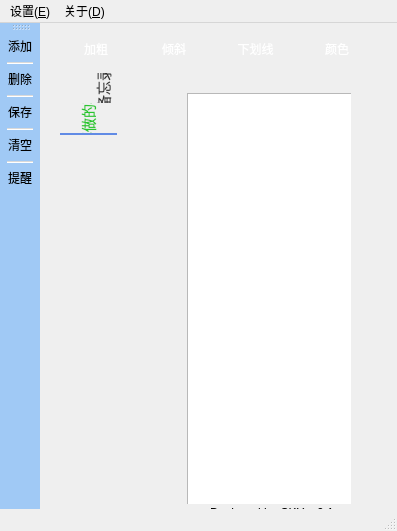
<?xml version="1.0" encoding="UTF-8"?>
<ui version="4.0">
 <class>Mybasewindow</class>
 <widget class="QMainWindow" name="Mybasewindow">
  <property name="geometry">
   <rect>
    <x>0</x>
    <y>0</y>
    <width>397</width>
    <height>531</height>
   </rect>
  </property>
  <property name="sizePolicy">
   <sizepolicy hsizetype="Preferred" vsizetype="Maximum">
    <horstretch>0</horstretch>
    <verstretch>0</verstretch>
   </sizepolicy>
  </property>
  <property name="minimumSize">
   <size>
    <width>397</width>
    <height>531</height>
   </size>
  </property>
  <property name="maximumSize">
   <size>
    <width>397</width>
    <height>531</height>
   </size>
  </property>
  <property name="windowTitle">
   <string>CKY_Reminder_Note</string>
  </property>
  <property name="layoutDirection">
   <enum>Qt::LeftToRight</enum>
  </property>
  <property name="styleSheet">
   <string notr="true">QTabBar::tab{height:120}
QTabBar::tab{width:40}
QToolBar {
    background:rgba(37, 142, 255, 100);
    border: none;
    padding: 1px;
}

 </string>
  </property>
  <widget class="QWidget" name="centralWidget">
   <property name="contextMenuPolicy">
    <enum>Qt::NoContextMenu</enum>
   </property>
   <property name="layoutDirection">
    <enum>Qt::LeftToRight</enum>
   </property>
   <property name="autoFillBackground">
    <bool>false</bool>
   </property>
   <property name="styleSheet">
    <string notr="true">QToolButton{  
   min-width:35px;  
   min-height:32px;  
}  
QToolButton{  
color:rgb(255, 255, 255);  
min-height:20;  
border-style:solid;  
border-top-left-radius:2px;  
border-top-right-radius:2px;  
background: qlineargradient(x1: 0, y1: 0, x2: 0, y2: 1, stop:0 rgb(226,236,241),   
                            stop: 0.3 rgb(160,160,160),  
                              stop: 1 rgb(140,140,140));  
border:1px;  
border-radius:5px;padding:2px 4px;/*border-radius控制圆角大小*/  
}  
QToolButton:hover{  /*鼠标放上后*/  
color:rgb(255, 255, 255);  
min-height:20;  
border-style:solid;  
border-top-left-radius:2px;  
border-top-right-radius:2px;  
background: qlineargradient(x1: 0, y1: 0, x2: 0, y2: 1, stop:0 rgb(226,236,241),   
                            stop: 0.3 rgb(160,160,160),  
                              stop: 1 rgb(120,120,120));  
border:1px;  
border-radius:5px;padding:2px 4px;  
}  
QToolButton:pressed{ /*按下按钮后*/  
color:rgb(255, 255, 255);  
min-height:20;  
border-style:solid;  
border-top-left-radius:2px;  
border-top-right-radius:2px;  
background: qlineargradient(x1: 0, y1: 0, x2: 0, y2: 1, stop:0 rgb(226,236,241),   
                            stop: 0.3 rgb(190,190,190),  
                              stop: 1 rgb(160,160,160));  
border:1px;  
border-radius:5px;padding:2px 4px;  
}  
QToolButton:checked{    /*选中后*/  
color:rgb(255, 255, 255);  
min-height:20;  
border-style:solid;  
border-top-left-radius:2px;  
border-top-right-radius:2px;  
background: qlineargradient(x1: 0, y1: 0, x2: 0, y2: 1, stop:0 rgb(226,236,241),   
                            stop: 0.3 rgb(190,190,190),  
                              stop: 1 rgb(160,160,160));  
border:1px;  
border-radius:5px;padding:2px 4px;  
}  </string>
   </property>
   <widget class="QTabWidget" name="tabWidget">
    <property name="geometry">
     <rect>
      <x>20</x>
      <y>50</y>
      <width>291</width>
      <height>431</height>
     </rect>
    </property>
    <property name="layoutDirection">
     <enum>Qt::LeftToRight</enum>
    </property>
    <property name="styleSheet">
     <string notr="true">
QTabWidget::pane /* The tab widget frame */  
{
	top:20px;
	border:none;
 
}
 
QTabBar::tab:first		/*第一个页面上面的标签tab*/
{
	color:#333333;
	background:transparent;
	
	font-family:&quot;微软雅黑&quot;;
	font-size:14px;
	
	padding-left:-9px;
	padding-right:-9px;
	width:105px;
	height:30px;
	margin-left:0px;
	margin-right:40px;
}
 
QTabBar::tab:last		/*最后一个页面上面的标签tab*/
{
	color:#333333;
	background:transparent;
	
	font-family:&quot;微软雅黑&quot;;
	font-size:14px;
	
	padding-left:-9px;
	padding-right:-9px;
	width:75px;
	height:30px;
	margin-left:0px;
	margin-right:40px;
}
 
QTabBar::tab:selected, QTabBar::tab:hover
{
	color:rgb(40, 199, 46);
	background:transparent;
	
	font-family:&quot;微软雅黑&quot;;
	font-size:14px;
	
	border-bottom:2px solid #618BE5;
}
 



</string>
    </property>
    <property name="tabPosition">
     <enum>QTabWidget::West</enum>
    </property>
    <property name="currentIndex">
     <number>1</number>
    </property>
    <widget class="QWidget" name="tab">
     <attribute name="title">
      <string>备忘录</string>
     </attribute>
     <widget class="QTextEdit" name="textEdit_2">
      <property name="geometry">
       <rect>
        <x>0</x>
        <y>0</y>
        <width>247</width>
        <height>431</height>
       </rect>
      </property>
     </widget>
    </widget>
    <widget class="QWidget" name="tab_2">
     <attribute name="title">
      <string>要做的事</string>
     </attribute>
     <widget class="QTextEdit" name="textEdit">
      <property name="geometry">
       <rect>
        <x>0</x>
        <y>0</y>
        <width>247</width>
        <height>431</height>
       </rect>
      </property>
      <property name="html">
       <string>&lt;!DOCTYPE HTML PUBLIC &quot;-//W3C//DTD HTML 4.0//EN&quot; &quot;http://www.w3.org/TR/REC-html40/strict.dtd&quot;&gt;
&lt;html&gt;&lt;head&gt;&lt;meta name=&quot;qrichtext&quot; content=&quot;1&quot; /&gt;&lt;style type=&quot;text/css&quot;&gt;
p, li { white-space: pre-wrap; }
&lt;/style&gt;&lt;/head&gt;&lt;body style=&quot; font-family:'SimSun'; font-size:9pt; font-weight:400; font-style:normal;&quot;&gt;
&lt;p style=&quot;-qt-paragraph-type:empty; margin-top:0px; margin-bottom:0px; margin-left:0px; margin-right:0px; -qt-block-indent:0; text-indent:0px;&quot;&gt;&lt;br /&gt;&lt;/p&gt;&lt;/body&gt;&lt;/html&gt;</string>
      </property>
     </widget>
    </widget>
   </widget>
   <widget class="QLabel" name="label">
    <property name="geometry">
     <rect>
      <x>170</x>
      <y>474</y>
      <width>171</width>
      <height>31</height>
     </rect>
    </property>
    <property name="text">
     <string>Designed by CKY  v0.1</string>
    </property>
   </widget>
   <widget class="QWidget" name="horizontalLayoutWidget">
    <property name="geometry">
     <rect>
      <x>-10</x>
      <y>0</y>
      <width>375</width>
      <height>51</height>
     </rect>
    </property>
    <layout class="QHBoxLayout" name="horizontalLayout_2">
     <property name="spacing">
      <number>0</number>
     </property>
     <item>
      <widget class="QToolButton" name="toolButton_4">
       <property name="text">
        <string>加粗</string>
       </property>
       <property name="icon">
        <iconset resource="../myresource_file.qrc">
         <normaloff>:/jiacu</normaloff>:/jiacu</iconset>
       </property>
       <property name="toolButtonStyle">
        <enum>Qt::ToolButtonTextUnderIcon</enum>
       </property>
      </widget>
     </item>
     <item>
      <widget class="QToolButton" name="toolButton_3">
       <property name="text">
        <string>倾斜</string>
       </property>
       <property name="icon">
        <iconset resource="../myresource_file.qrc">
         <normaloff>:/qingxie</normaloff>:/qingxie</iconset>
       </property>
       <property name="toolButtonStyle">
        <enum>Qt::ToolButtonTextUnderIcon</enum>
       </property>
      </widget>
     </item>
     <item>
      <widget class="QToolButton" name="toolButton_2">
       <property name="text">
        <string>下划线</string>
       </property>
       <property name="icon">
        <iconset resource="../myresource_file.qrc">
         <normaloff>:/xiahua</normaloff>:/xiahua</iconset>
       </property>
       <property name="toolButtonStyle">
        <enum>Qt::ToolButtonTextUnderIcon</enum>
       </property>
      </widget>
     </item>
     <item>
      <widget class="QToolButton" name="toolButton">
       <property name="text">
        <string>颜色</string>
       </property>
       <property name="icon">
        <iconset resource="../myresource_file.qrc">
         <normaloff>:/color</normaloff>:/color</iconset>
       </property>
       <property name="toolButtonStyle">
        <enum>Qt::ToolButtonTextUnderIcon</enum>
       </property>
      </widget>
     </item>
    </layout>
   </widget>
   <widget class="QLabel" name="label_2">
    <property name="geometry">
     <rect>
      <x>-50</x>
      <y>-10</y>
      <width>411</width>
      <height>521</height>
     </rect>
    </property>
    <property name="text">
     <string/>
    </property>
    <property name="pixmap">
     <pixmap resource="../myresource_file.qrc">:/myback</pixmap>
    </property>
   </widget>
   <zorder>label_2</zorder>
   <zorder>tabWidget</zorder>
   <zorder>label</zorder>
   <zorder>horizontalLayoutWidget</zorder>
  </widget>
  <widget class="QMenuBar" name="menuBar">
   <property name="geometry">
    <rect>
     <x>0</x>
     <y>0</y>
     <width>397</width>
     <height>26</height>
    </rect>
   </property>
   <widget class="QMenu" name="menu">
    <property name="title">
     <string>设置(&amp;E)</string>
    </property>
    <addaction name="action12"/>
   </widget>
   <widget class="QMenu" name="menu_2">
    <property name="title">
     <string>关于(&amp;D)</string>
    </property>
    <addaction name="action12_2"/>
   </widget>
   <addaction name="menu"/>
   <addaction name="menu_2"/>
  </widget>
  <widget class="QToolBar" name="mainToolBar">
   <property name="toolButtonStyle">
    <enum>Qt::ToolButtonTextUnderIcon</enum>
   </property>
   <attribute name="toolBarArea">
    <enum>LeftToolBarArea</enum>
   </attribute>
   <attribute name="toolBarBreak">
    <bool>false</bool>
   </attribute>
   <addaction name="actiont"/>
   <addaction name="separator"/>
   <addaction name="actionsh"/>
   <addaction name="separator"/>
   <addaction name="actionb"/>
   <addaction name="separator"/>
   <addaction name="actiont_2"/>
   <addaction name="separator"/>
   <addaction name="actiont_3"/>
  </widget>
  <widget class="QStatusBar" name="statusBar"/>
  <action name="action12">
   <property name="text">
    <string>更改密码</string>
   </property>
  </action>
  <action name="action12_2">
   <property name="text">
    <string>关于项目(作者)</string>
   </property>
  </action>
  <action name="actiont">
   <property name="icon">
    <iconset resource="../myresource_file.qrc">
     <normaloff>:/add</normaloff>:/add</iconset>
   </property>
   <property name="text">
    <string>添加</string>
   </property>
  </action>
  <action name="actionsh">
   <property name="icon">
    <iconset resource="../myresource_file.qrc">
     <normaloff>:/delete</normaloff>:/delete</iconset>
   </property>
   <property name="text">
    <string>删除</string>
   </property>
  </action>
  <action name="actionb">
   <property name="icon">
    <iconset resource="../myresource_file.qrc">
     <normaloff>:/save</normaloff>:/save</iconset>
   </property>
   <property name="text">
    <string>保存</string>
   </property>
  </action>
  <action name="actiont_2">
   <property name="icon">
    <iconset resource="../myresource_file.qrc">
     <normaloff>:/clear</normaloff>:/clear</iconset>
   </property>
   <property name="text">
    <string>清空</string>
   </property>
  </action>
  <action name="actiont_3">
   <property name="icon">
    <iconset resource="../myresource_file.qrc">
     <normaloff>:/remind</normaloff>:/remind</iconset>
   </property>
   <property name="text">
    <string>提醒</string>
   </property>
  </action>
 </widget>
 <layoutdefault spacing="6" margin="11"/>
 <resources>
  <include location="../myresource_file.qrc"/>
 </resources>
 <connections/>
</ui>
